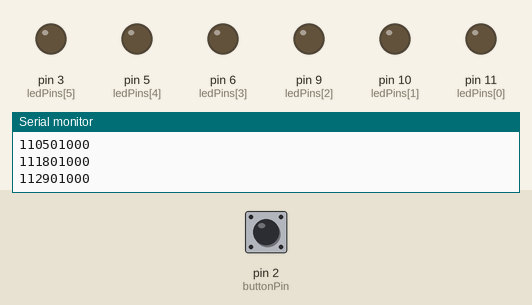
Bench run of a sketch on a simulated Arduino Uno, built with avr-gcc and run on an emulated ATmega328P. Parts: output pins drawn as LEDs (lit = HIGH), the last lines printed to the serial monitor. The test bench sets the inputs (shaded band); at power-on: pin 2 (buttonPin) LOW.

Above: at 1.2 s.
1.3 s: pin 2 (buttonPin) pulled HIGH for 3.2 s
At 3.1 s:
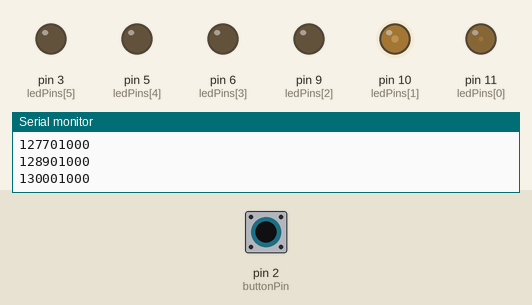
6.8 s: pin 2 (buttonPin) pulled HIGH for 0.15 s
At 7.6 s:
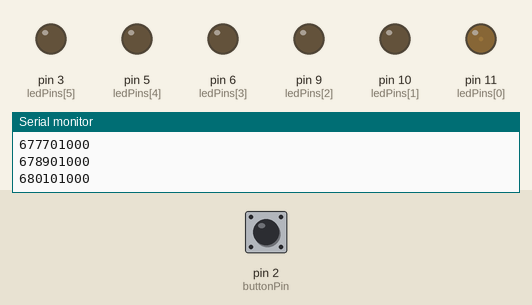
9.3 s: pin 2 (buttonPin) driven HIGH
At 12.1 s:
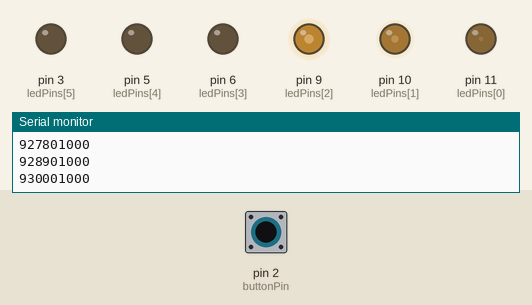
12.3 s: pin 2 (buttonPin) driven LOW
At 13.4 s:
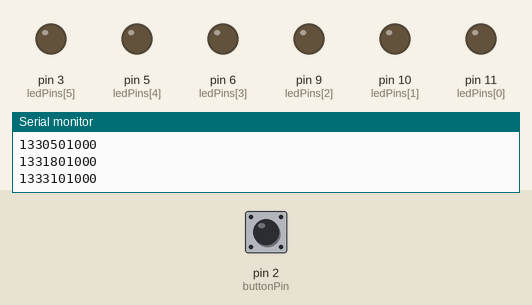
Timing chart, 0 to 14.8 s (numbered marks = the images above; inputs shaded):
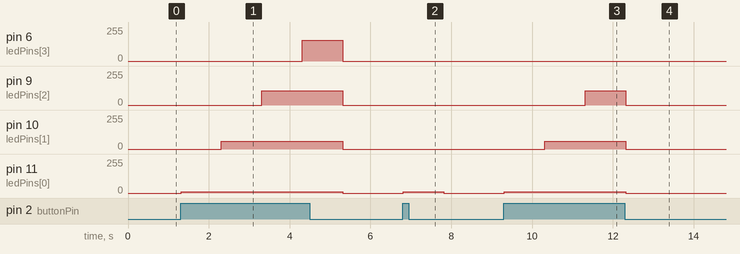

The sketch:

102523c.ino
```cpp
const int ledPins[] = { 11, 10,9, 6, 5, 3 };
const int ledCount = 6;


unsigned long previousMillis = 0;
const long interval = 1000;

const int buttonPin = 2;

bool buttonState = LOW;

void setup()
{
  for (int i = 0; i < ledCount - 1; i++)
  {
    pinMode(ledPins[i], OUTPUT);
  }

  pinMode(buttonPin, INPUT);
  Serial.begin(9600);
}

void loop()
{
  buttonState = digitalRead(buttonPin);
  unsigned long currentMillis = millis();

  Serial.print(currentMillis);
  Serial.print(previousMillis);
  Serial.println(interval);


  for (int i = 0; i < ledCount; i++)
  {
    if(buttonState == HIGH)
    {
      analogWrite(ledPins[i], map(i, 0, ledCount-1, 10, 255));
      delay(1000);
      buttonState = digitalRead(buttonPin);

      if(i == ledCount-1)
      {
        bool state = LOW;
        for (int k = 0; k < 7; k++)
        {
          for (int j = 0; j < ledCount; j++)
          {
            digitalWrite(ledPins[j], state);
          }
          state = !state;
          delay(400);
        }
      }
    }
    else
    {
      analogWrite(ledPins[i], 0);
    }
  }


 }
```

Measured:
- after the input at 1.3 s, pin 6 (ledPins[3]): 0/255 → 157/255 after 3.0 s, → 0/255 1.0 s later; pin 9 (ledPins[2]): 0/255 → 108/255 after 2.0 s, → 0/255 2.0 s later; pin 10 (ledPins[1]): 0/255 → 59/255 after 1.0 s, → 0/255 3.0 s later; pin 11 (ledPins[0]): 0/255 → 10/255 at once, → 0/255 4.0 s later
- after the input at 6.8 s, pin 11 (ledPins[0]): 0/255 → 10/255 at once, → 0/255 1.0 s later
- after the input at 9.3 s, pin 9 (ledPins[2]): 0/255 → 108/255 after 2.0 s; pin 10 (ledPins[1]): 0/255 → 59/255 after 1.0 s; pin 11 (ledPins[0]): 0/255 → 10/255 at once
- after the input at 12.3 s, pin 3 (ledPins[5]): stays LOW (without the input it goes to HIGH after 2.0 s); pin 5 (ledPins[4]): stays LOW (without the input it goes to HIGH after 1.0 s)
